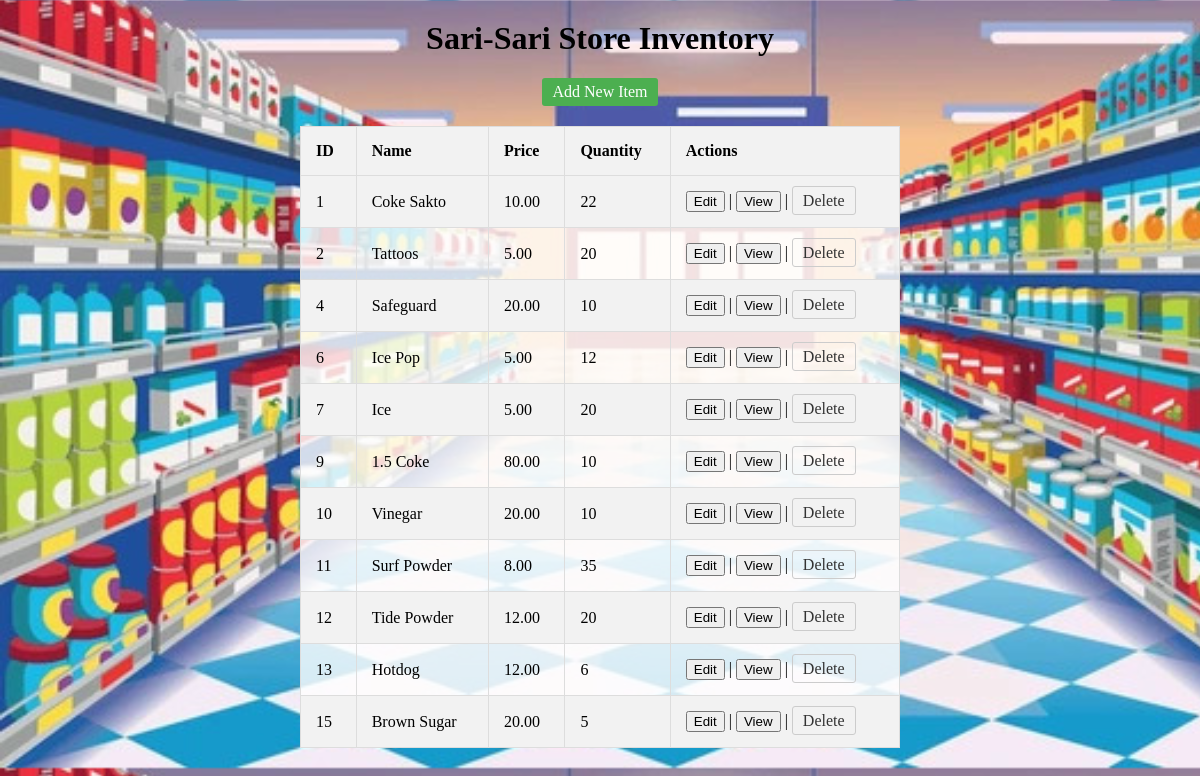
The page / on the database its author committed.
### tables this page shows
CREATE TABLE `items` (
  `id` int(11) NOT NULL,
  `name` varchar(100) NOT NULL,
  `price` decimal(10,2) NOT NULL,
  `quantity` int(50) NOT NULL
);

### crud_functions.php (called while the page is built, shortened)
<?php
$host = 'localhost';
$dbname = 'sari_sari_store_db';
$username = 'root';
try {
    $pdo = new PDO("mysql:host=$host;dbname=$dbname", $username);
} catch (PDOException $e) {
    die("Could not connect to the database $dbname :" . $e->getMessage());
}
function readItems() {
    global $pdo;
    $stmt = $pdo->query("SELECT * FROM items");
    return $stmt->fetchAll(PDO::FETCH_ASSOC);
}
?>

### index.php (the view, shortened to what this page needs)
<!DOCTYPE html>
<html>
<head>
</head>
<body>
    <h1>Sari-Sari Store Inventory</h1>
    <div style="text-align: center;">
    <a href="add.php" style="display:inline-block; padding: 5px 10px; background-color: #4CAF50; color: white; border: none; border-radius: 3px; text-decoration: none;">Add New Item</a>
    </div>
    <?php
    include 'crud_functions.php';
    $items = readItems();
    if (!empty($items)) {
        echo '<table>
                <tr>
                    <th>ID</th>
                    <th>Name</th>
                    <th>Price</th>
                    <th>Quantity</th>
                    <th>Actions</th>
                </tr>';
        foreach ($items as $item) {
            echo '<tr>
                    <td>'.$item['id'].'</td>
                    <td>'.$item['name'].'</td>
                    <td>'.$item['price'].'</td>
                    <td>'.$item['quantity'].'</td>
                    <td>
                        <button onclick="openEditModal('.$item['id'].')">Edit</button> |
                        <button onclick="openViewModal('.$item['id'].')">View</button> |
                        <a href="#" onclick="confirmDelete('.$item['id'].')">Delete</a>
                    </td>
                </tr>';
        }
        echo '</table>';
    } else {
        echo 'No items found.';
    }
    ?>
</body>
</html>

### index.php (style rules this page uses)
body { background-image: url('img/store.jpg'); background-size: cover; font-family: Cambria, Cochin, Georgia, Times, 'Times New Roman', serif; margin: 0; padding: 0; background-color: rgba(0, 0, 0, 0.6); }
h1 { text-align: center; margin-top: 20px; }
table { margin: 20px auto; border-collapse: collapse; width: 50%; background-color: rgba(255, 255, 255, 0.8); }
th, td { border: 1px solid #ddd; padding: 15px; text-align: left; }
th { background-color: #f2f2f2; }
tr:nth-child(even) { background-color: #f2f2f2; }
a { text-decoration: none; color: #333; padding: 5px 10px; border: 1px solid #ccc; border-radius: 3px; }

### rows shown on the page
items: id "1", name "Coke Sakto", price "10.00", quantity "22"
items: id "2", name "Tattoos", price "5.00", quantity "20"
items: id "4", name "Safeguard", price "20.00", quantity "10"
items: id "6", name "Ice Pop", price "5.00", quantity "12"
items: id "7", name "Ice", price "5.00", quantity "20"
items: id "9", name "1.5 Coke", price "80.00", quantity "10"
items: id "10", name "Vinegar", price "20.00", quantity "10"
items: id "11", name "Surf Powder", price "8.00", quantity "35"
items: id "12", name "Tide Powder", price "12.00", quantity "20"
items: id "13", name "Hotdog", price "12.00", quantity "6"
items: id "15", name "Brown Sugar", price "20.00", quantity "5"
